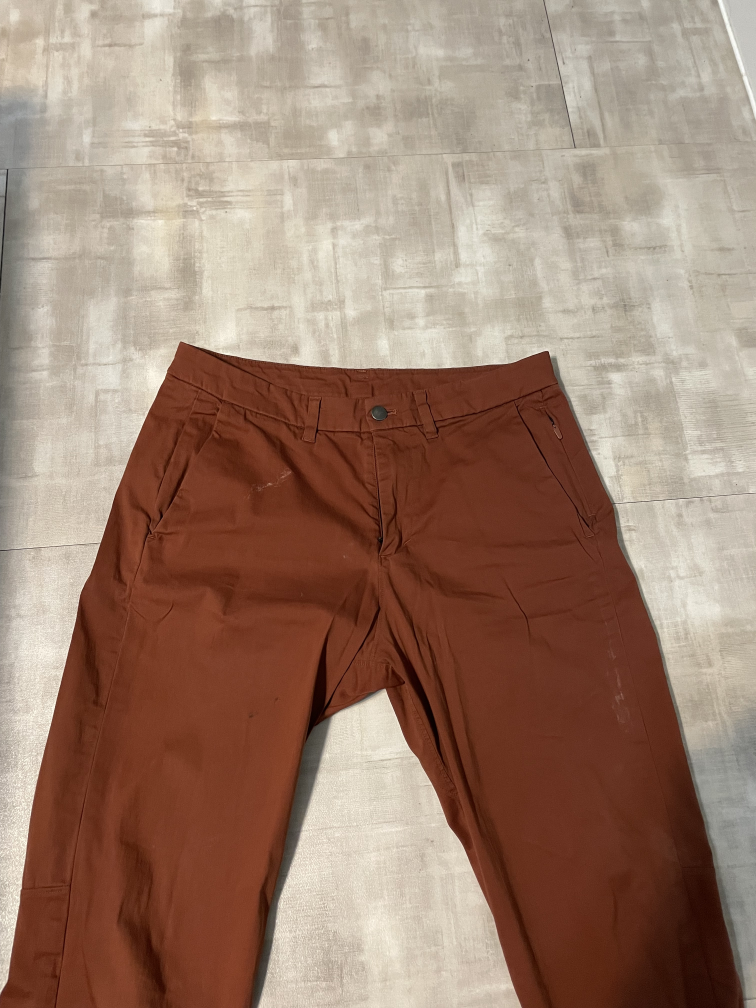
#> input picture clothes/pant/IMG_0673.jpg, 3024 x 4032 px, given as the content of the folder C:/Users/stuar/Desktop/TrainingData/dualclass, which was not available (shown at 1/4 size)
$ python DataAugment.py
#> lines starting #> are read from the running program, lines starting #| are printed output that depends on the picture; pictures that were not available may be replaced by others from this repository, and a replacement may not be noted
import os

import cv2
import numpy as np
from matplotlib import pyplot as plt

path_pant = "C:\\Users\\stuar\\Desktop\\PyProjects\\clothes\\pant\\"
path_shirt = "C:\\Users\\stuar\\Desktop\\PyProjects\\clothes\\shirt\\"
path_outfit = "C:\\Users\\stuar\\Desktop\\PyProjects\\clothes\\outfit\\"
path_pair = "C:\\Users\\stuar\\Desktop\\PyProjects\\clothes\\pair\\"
path_shoe = "C:\\Users\\stuar\\Desktop\\PyProjects\\clothes\\shoe\\"
path_coat = "C:\\Users\\stuar\\Desktop\\PyProjects\\clothes\\coat\\"

paths = {"pant": path_pant, "shirt": path_shirt, "outfit": path_outfit, "pair": path_pair, "shoe": path_shoe,
         "coat": path_coat}

images_set = {}


def remove_duplicates(image):
    return image in images_set


def make_square():
    x = 0
    # path = "C:\\Users\\stuar\\Desktop\\TrainingData\\newoutfitclasses"
    path2 = "C:\\Users\\stuar\\Desktop\\TrainingData\\dualclass"
    for folder in os.listdir(path2):
        if folder[0] != "s":
            for filename in os.listdir(path2 + f"/{folder}"):
                p = path2 + "\\" + folder + "\\" + filename
                print(p)
                photo = cv2.imread(p)
#> photo is the input picture: shape (4032, 3024, 3); mean B, G, R 110.8, 127.7, 156.2
                print(path2 + f"\\s{folder}" + filename)
                photo = cv2.resize(photo, (1600, 1600), interpolation=cv2.INTER_AREA)
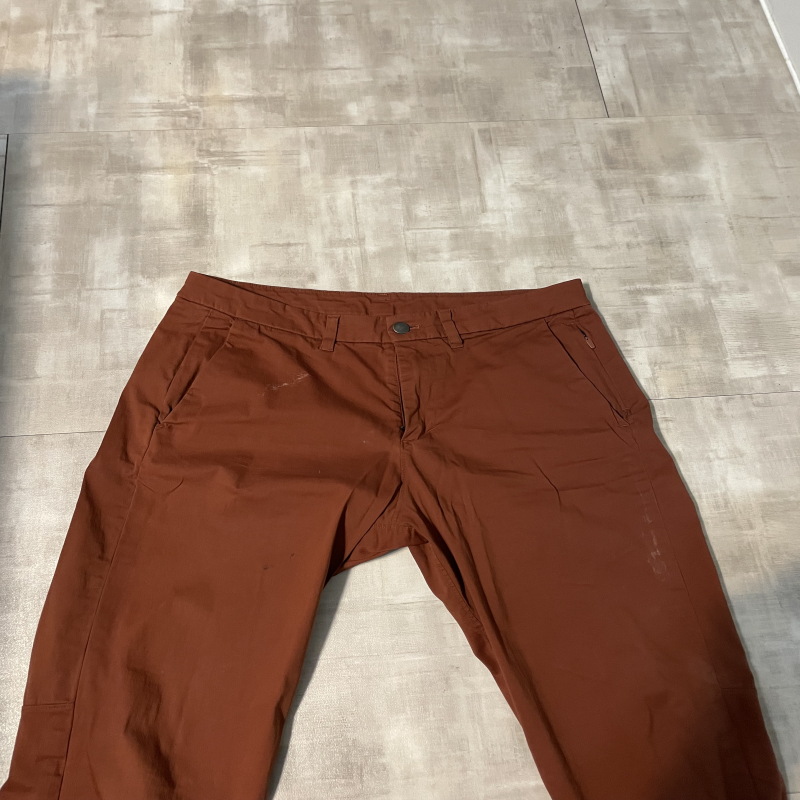
#> photo: shape (1600, 1600, 3) (shown at 1/2 size); mean B, G, R 110.8, 127.7, 156.2
                plt.imshow(photo), plt.show()
                square = photo[600:1000, 520:1080]
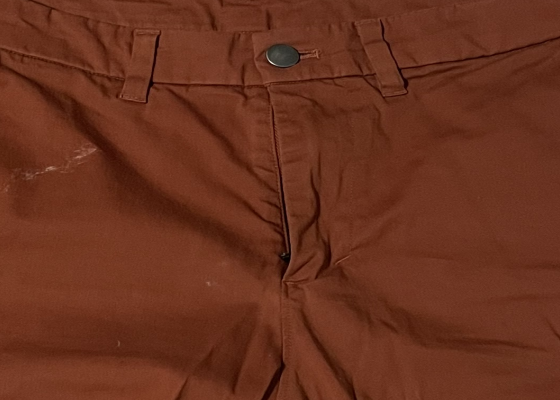
#> square: shape (400, 560, 3); mean B, G, R 30, 49.5, 105.1
                square = cv2.resize(square, (240, 120), interpolation=cv2.INTER_LINEAR)
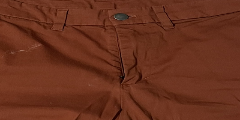
#> square: shape (120, 240, 3); mean B, G, R 29.9, 49.4, 105

                pants = photo[1500:photo.shape[0], 520:700]
                pants = np.concatenate((photo[1500:photo.shape[0], 520:700], pants), axis=0)
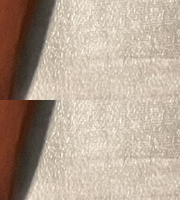
#> pants: shape (200, 180, 3); mean B, G, R 148.9, 164.8, 182.1

                pants = cv2.resize(pants, (square.shape[1], square.shape[0]), interpolation=cv2.INTER_AREA)
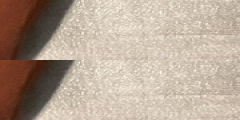
#> pants: shape (120, 240, 3); mean B, G, R 148.8, 164.6, 181.9
                print(pants.shape, square.shape)
#| (120, 240, 3) (120, 240, 3)
                prime = np.concatenate((square, pants), axis=0)
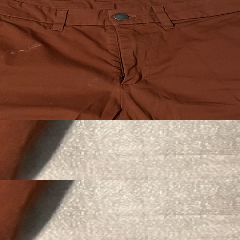
#> prime: shape (240, 240, 3); mean B, G, R 89.4, 107, 143.5
                prime2 = np.concatenate((pants, square), axis=0)
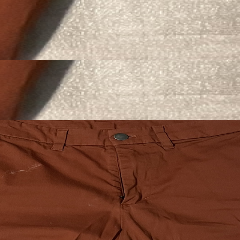
#> prime2: shape (240, 240, 3); mean B, G, R 89.4, 107, 143.5

                print(prime.shape)
#| (240, 240, 3)
                plt.imshow(prime), plt.show()
                plt.imshow(prime2), plt.show()
                cv2.imwrite(path2 + f"\\s{folder}\\" + filename, prime2)
                cv2.imwrite(path2 + f"\\s{folder}\\" + "flip_" + filename, prime)


make_square()

$ run again, on clothes/pant/IMG_0720.jpg
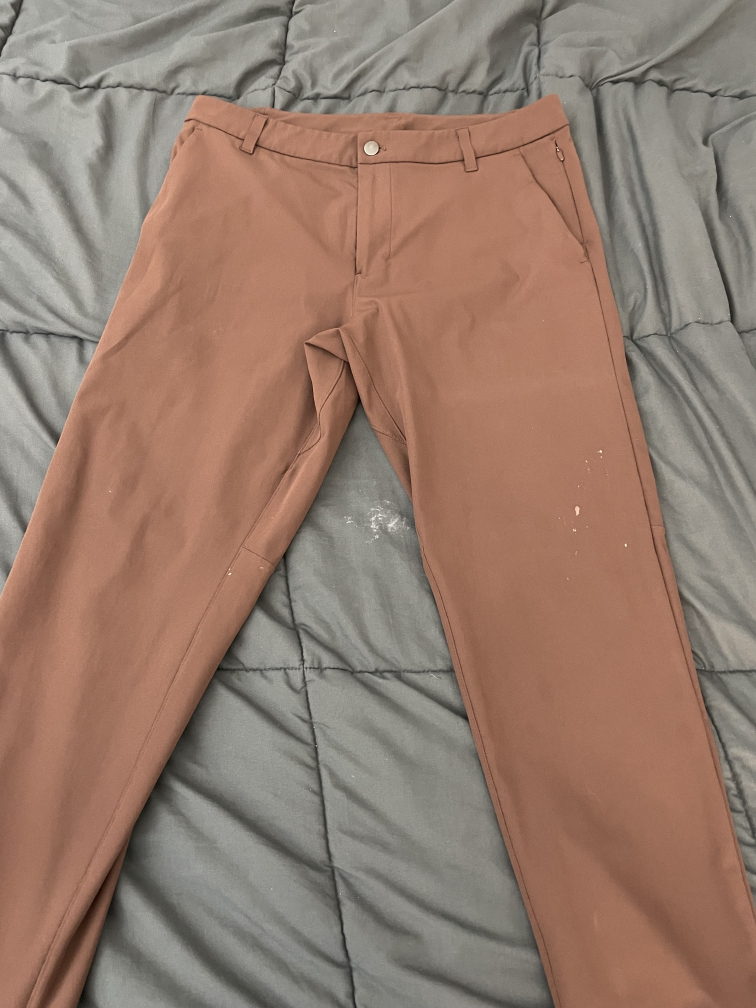
#> input picture clothes/pant/IMG_0720.jpg, 3024 x 4032 px, given as the content of the folder C:/Users/stuar/Desktop/TrainingData/dualclass, which was not available (shown at 1/4 size)
#> in make_square, photo is the input picture: shape (4032, 3024, 3); mean B, G, R 109.5, 124, 149.6
#> photo: shape (1600, 1600, 3)
#| (120, 240, 3) (120, 240, 3)
#> in make_square, `prime = np.concatenate((square, pants), axis=0)`:
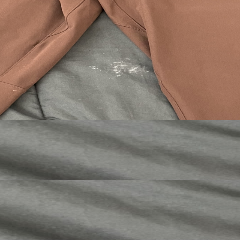
#> prime: shape (240, 240, 3); mean B, G, R 108, 118.7, 133.5
#> in make_square, `prime2 = np.concatenate((pants, square), axis=0)`:
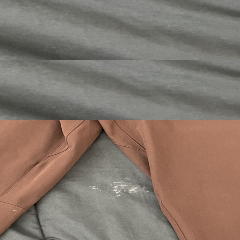
#> prime2: shape (240, 240, 3); mean B, G, R 108, 118.7, 133.5
#| (240, 240, 3)

$ run again, on clothes/pant/IMG_0728.jpg
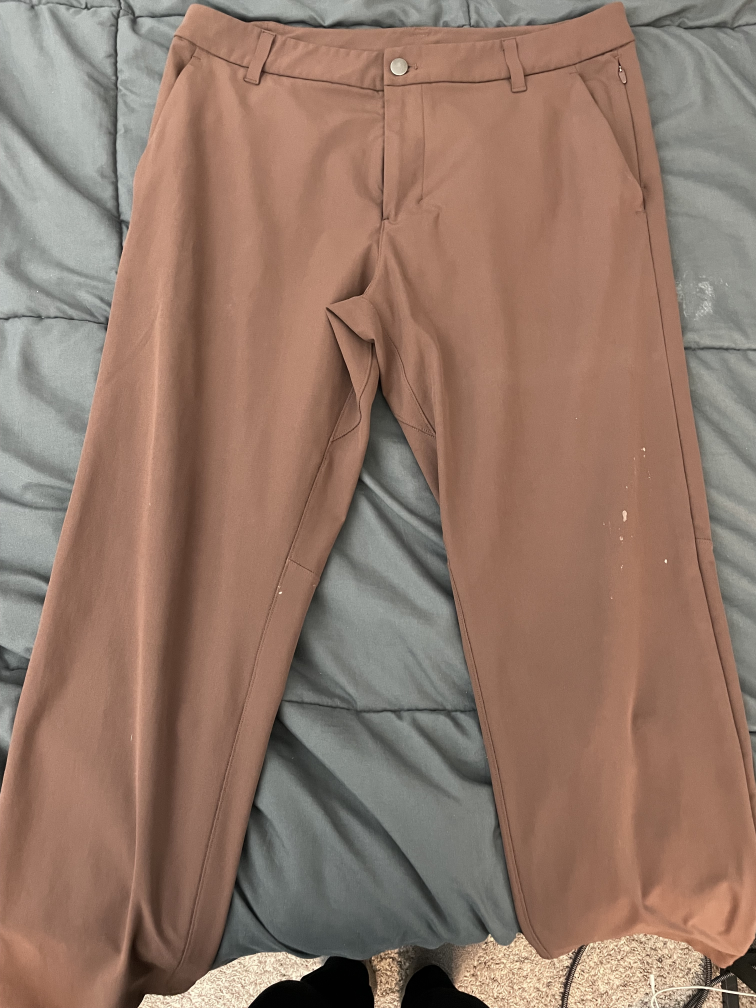
#> input picture clothes/pant/IMG_0728.jpg, 3024 x 4032 px, given as the content of the folder C:/Users/stuar/Desktop/TrainingData/dualclass, which was not available (shown at 1/4 size)
#> in make_square, photo is the input picture: shape (4032, 3024, 3); mean B, G, R 105.9, 120.6, 147.5
#> photo: shape (1600, 1600, 3)
#| (120, 240, 3) (120, 240, 3)
#> in make_square, `prime = np.concatenate((square, pants), axis=0)`:
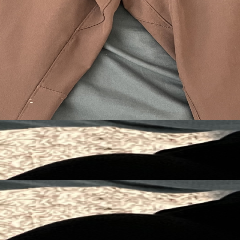
#> prime: shape (240, 240, 3); mean B, G, R 94.4, 106.7, 123.2
#> in make_square, `prime2 = np.concatenate((pants, square), axis=0)`:
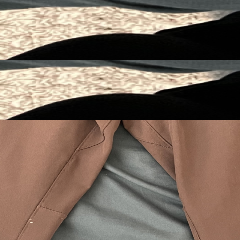
#> prime2: shape (240, 240, 3); mean B, G, R 94.4, 106.7, 123.2
#| (240, 240, 3)

$ run again, on clothes/pant/IMG_0731.jpg
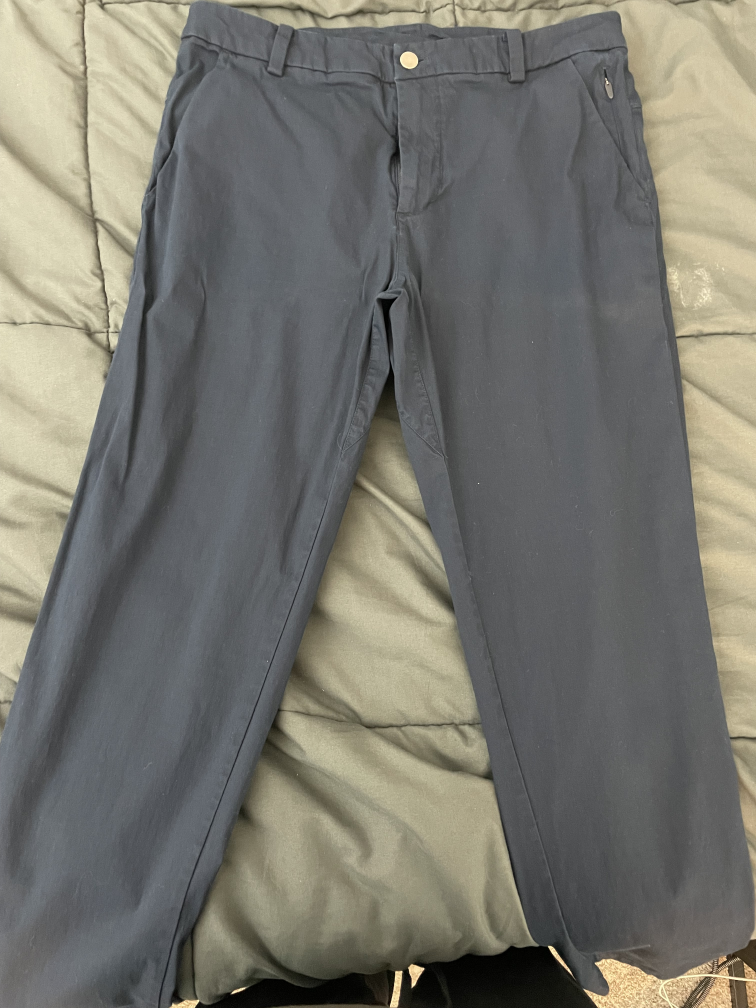
#> input picture clothes/pant/IMG_0731.jpg, 3024 x 4032 px, given as the content of the folder C:/Users/stuar/Desktop/TrainingData/dualclass, which was not available (shown at 1/4 size)
#> in make_square, photo is the input picture: shape (4032, 3024, 3); mean B, G, R 110.8, 118.6, 119.7
#> photo: shape (1600, 1600, 3)
#| (120, 240, 3) (120, 240, 3)
#> in make_square, `prime2 = np.concatenate((pants, square), axis=0)`:
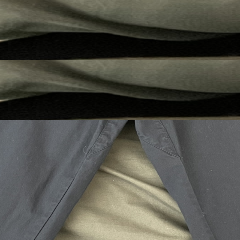
#> prime2: shape (240, 240, 3); mean B, G, R 71.8, 79.4, 79.5
#| (240, 240, 3)
